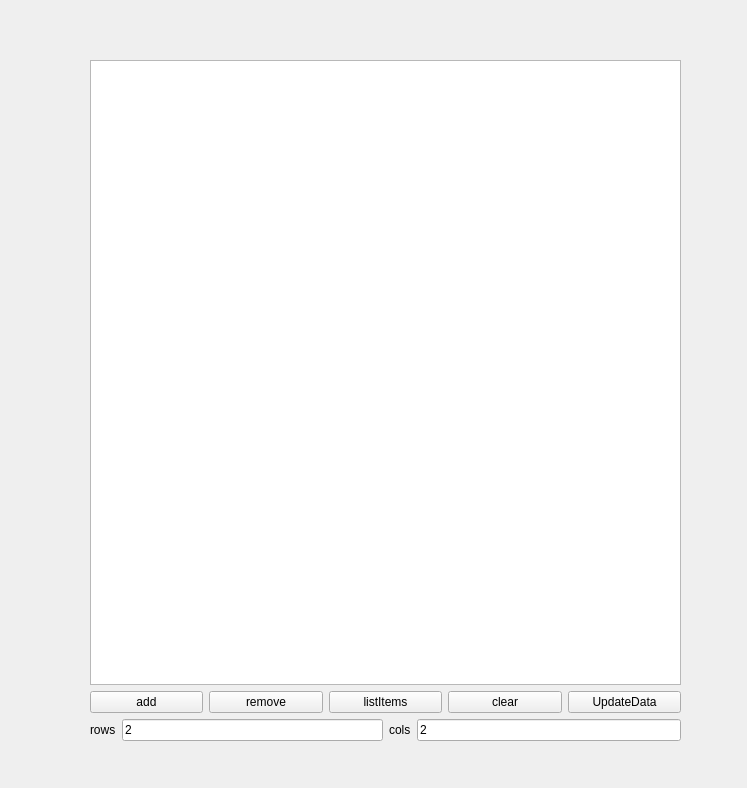
<?xml version="1.0" encoding="UTF-8"?>
<ui version="4.0">
 <class>Form</class>
 <widget class="QWidget" name="Form">
  <property name="geometry">
   <rect>
    <x>0</x>
    <y>0</y>
    <width>747</width>
    <height>788</height>
   </rect>
  </property>
  <property name="windowTitle">
   <string>Form</string>
  </property>
  <widget class="QWidget" name="">
   <property name="geometry">
    <rect>
     <x>90</x>
     <y>60</y>
     <width>591</width>
     <height>681</height>
    </rect>
   </property>
   <layout class="QVBoxLayout" name="verticalLayout_2">
    <item>
     <widget class="GraphicsLayoutWidget" name="plotArea"/>
    </item>
    <item>
     <layout class="QVBoxLayout" name="verticalLayout">
      <item>
       <layout class="QHBoxLayout" name="horizontalLayout_3">
        <item>
         <widget class="QPushButton" name="add">
          <property name="text">
           <string>add</string>
          </property>
         </widget>
        </item>
        <item>
         <widget class="QPushButton" name="remove">
          <property name="text">
           <string>remove</string>
          </property>
         </widget>
        </item>
        <item>
         <widget class="QPushButton" name="listItems">
          <property name="text">
           <string>listItems</string>
          </property>
         </widget>
        </item>
        <item>
         <widget class="QPushButton" name="clear">
          <property name="text">
           <string>clear</string>
          </property>
         </widget>
        </item>
        <item>
         <widget class="QPushButton" name="UpdateData">
          <property name="text">
           <string>UpdateData</string>
          </property>
         </widget>
        </item>
       </layout>
      </item>
      <item>
       <layout class="QHBoxLayout" name="horizontalLayout_4">
        <item>
         <layout class="QHBoxLayout" name="horizontalLayout">
          <item>
           <widget class="QLabel" name="label">
            <property name="text">
             <string>rows</string>
            </property>
           </widget>
          </item>
          <item>
           <widget class="QLineEdit" name="rows">
            <property name="text">
             <string>2</string>
            </property>
           </widget>
          </item>
         </layout>
        </item>
        <item>
         <layout class="QHBoxLayout" name="horizontalLayout_2">
          <item>
           <widget class="QLabel" name="label_2">
            <property name="text">
             <string>cols</string>
            </property>
           </widget>
          </item>
          <item>
           <widget class="QLineEdit" name="cols">
            <property name="text">
             <string>2</string>
            </property>
           </widget>
          </item>
         </layout>
        </item>
       </layout>
      </item>
     </layout>
    </item>
   </layout>
  </widget>
 </widget>
 <customwidgets>
  <customwidget>
   <class>GraphicsLayoutWidget</class>
   <extends>QGraphicsView</extends>
   <header>pyqtgraph</header>
  </customwidget>
 </customwidgets>
 <resources/>
 <connections/>
</ui>
